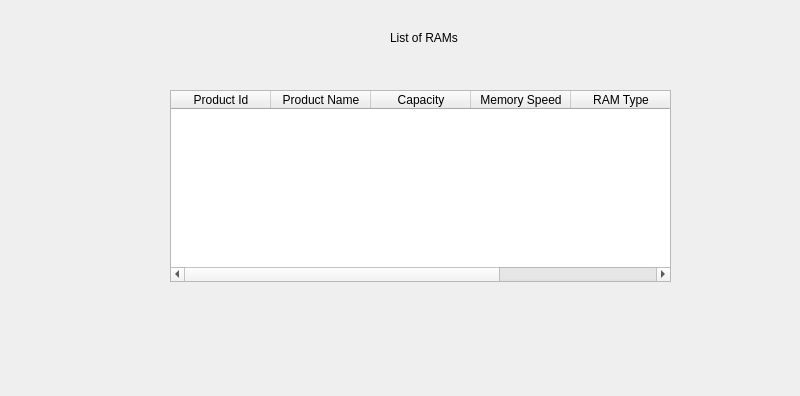
<?xml version="1.0" encoding="UTF-8"?>
<ui version="4.0">
 <class>Form</class>
 <widget class="QWidget" name="Form">
  <property name="geometry">
   <rect>
    <x>0</x>
    <y>0</y>
    <width>800</width>
    <height>396</height>
   </rect>
  </property>
  <property name="windowTitle">
   <string>RAMs</string>
  </property>
  <widget class="QLabel" name="label">
   <property name="geometry">
    <rect>
     <x>390</x>
     <y>30</y>
     <width>91</width>
     <height>16</height>
    </rect>
   </property>
   <property name="text">
    <string>List of RAMs</string>
   </property>
  </widget>
  <widget class="QTableWidget" name="tableWidgetRAMs">
   <property name="geometry">
    <rect>
     <x>170</x>
     <y>90</y>
     <width>501</width>
     <height>192</height>
    </rect>
   </property>
   <column>
    <property name="text">
     <string>Product Id</string>
    </property>
   </column>
   <column>
    <property name="text">
     <string>Product Name</string>
    </property>
   </column>
   <column>
    <property name="text">
     <string>Capacity</string>
    </property>
   </column>
   <column>
    <property name="text">
     <string>Memory Speed</string>
    </property>
   </column>
   <column>
    <property name="text">
     <string>RAM Type</string>
    </property>
   </column>
   <column>
    <property name="text">
     <string>Price</string>
    </property>
   </column>
  </widget>
 </widget>
 <resources/>
 <connections/>
</ui>
